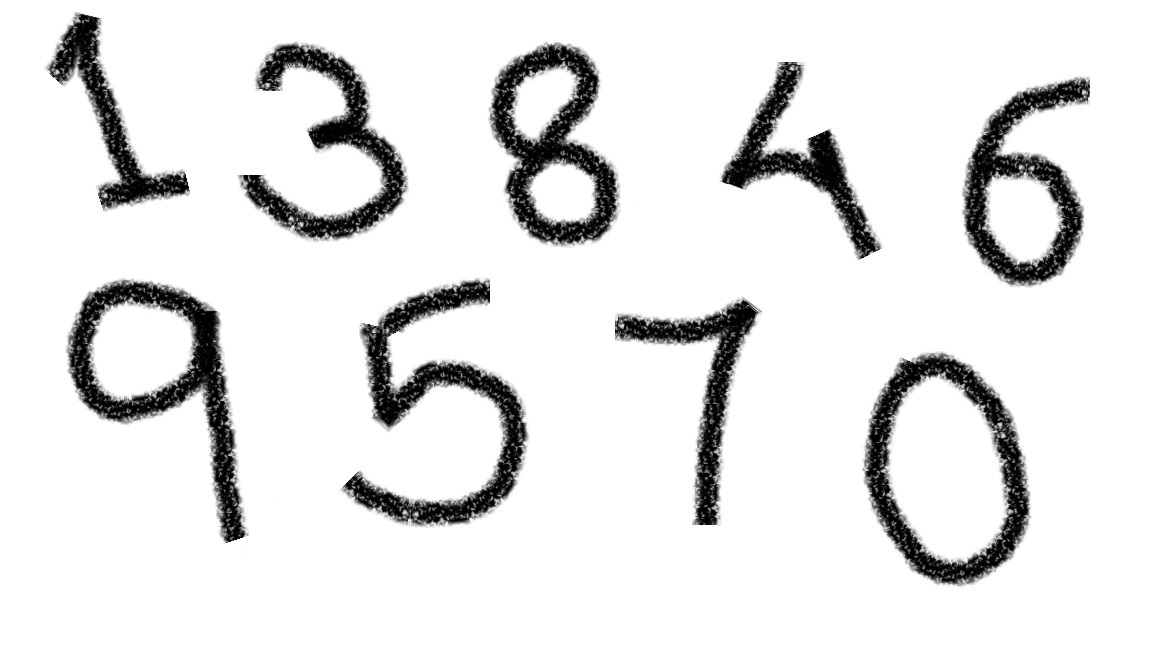
#> input picture input.jpg, 1152 x 648 px, found by its file name
$ jupyter execute --allow-errors 'number detection.ipynb'
#> lines starting #> are read from the running program, lines starting #| are printed output that depends on the picture; after the words box and inside, x2 and y2 are one past the last pixel; in counts of white or black regions, pixels touching at a corner belong together
[cell 1]
import cv2
import numpy as np
from tensorflow.keras.datasets import mnist
from tensorflow.keras.utils import to_categorical
#> (the rest of this cell did not finish here and is left out)

[cell 2]
import matplotlib.pyplot as plt
#> (the rest of this cell did not finish here and is left out)

[cell 3]
import wget
wget.download('https://raw.githubusercontent.com/sightes/RNA-UBO/main/input.jpg')

[cell 4]
#from google.colab.patches import cv2_imshow

def prepImg(data):
    return cv2.resize(data,(28,28)).reshape(28,28,1)/255.0
img = cv2.imread("input.jpg")
#> img is the input picture: shape (648, 1152, 3); min 0, max 255, mean 228.5
gray = cv2.cvtColor(img,cv2.COLOR_BGR2GRAY)
blur = cv2.GaussianBlur(gray, (5,5) , 0)
ret , im_th = cv2.threshold(blur, 180 , 600 , cv2.THRESH_BINARY_INV)
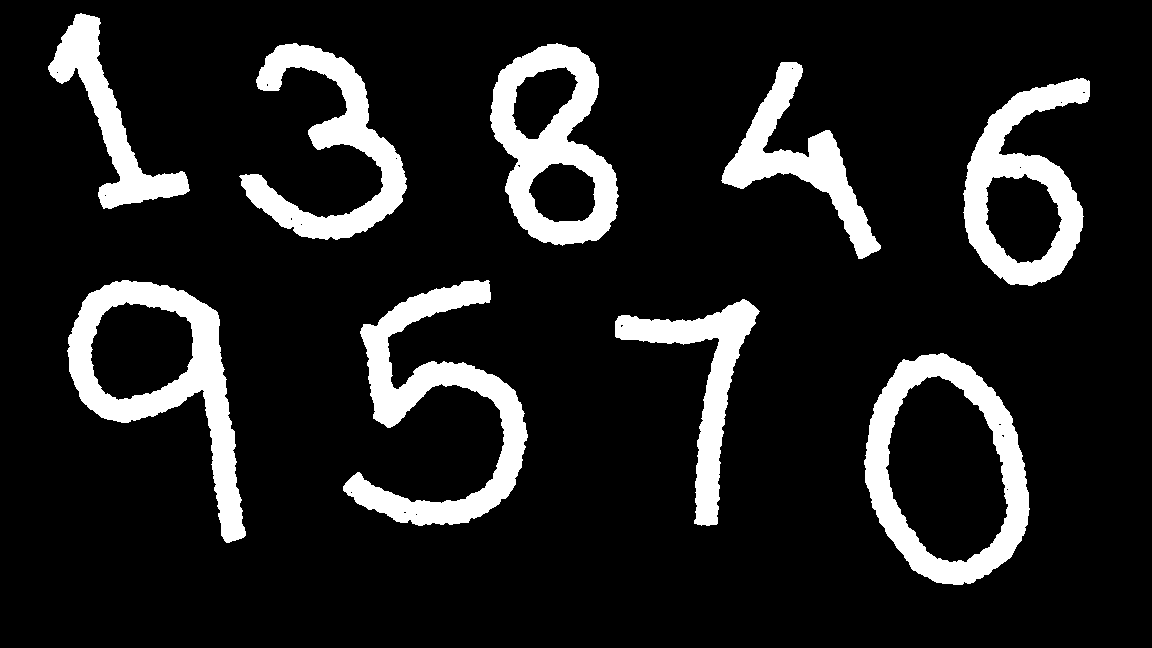
#> im_th: shape (648, 1152); 12.9% white; 9 white regions
ctrs , hier = cv2.findContours(im_th.copy(),cv2.RETR_EXTERNAL, cv2.CHAIN_APPROX_SIMPLE)
#> ctrs = 9 contours; largest, box (x1, y1, x2, y2) and area: (864, 353, 1030, 585) 28632, (67, 280, 246, 543) 20535, (490, 43, 619, 246) 17792, (963, 78, 1090, 286) 15440, (343, 280, 528, 526) 13372
rects = [cv2.boundingRect(ctr) for ctr in ctrs]
#> rects = [(864, 353, 166, 232), (615, 299, 145, 227), (343, 280, 185, 246), (67, 280, 179, 263), (963, 78, 127, 208), (721, 62, 160, 197), (490, 43, 129, 203), (239, 43, 168, 197), (48, 13, 142, 196)]
#cv2_imshow(im_th)
#cv2.waitKey(0)

[cell 5]
plt.imshow(img)

[cell 6]
import tensorflow as tf
from tensorflow.keras.models import Sequential
from tensorflow.keras.layers import Conv2D,MaxPooling2D,Flatten,Dense,Dropout
#> (the rest of this cell did not finish here and is left out)

[cell 7]
from tensorflow.keras.preprocessing.image import img_to_array
#> (the rest of this cell did not finish here and is left out)

[cell 8]
rects
#> Out has the same summary as rects
